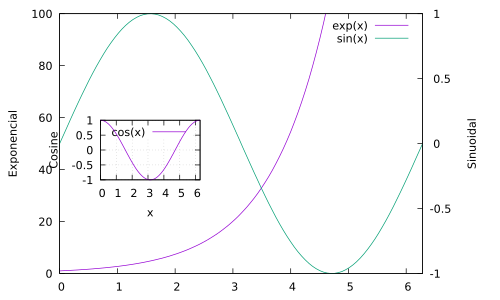

The script that saved this image:
set terminal pdf
set output "prueba.pdf"

set multiplot

set ytics nomirror
set y2tics
set yrange[0:100]
set y2range [-1:1]
set xrange [0:2*pi]

set ylabel "Exponencial"
set y2label "Sinuoidal"

plot exp(x) axis x1y1, sin(x) axis x1y2

unset tics
set margins 0,0,0,0
set size 0.2

unset y2label

set tics
set grid
set origin 0.2,0.4
clear
set xlabel "x"
set ylabel "Cosine"
set yrange [-1:1]
set xrange [0:2*pi]
plot cos(x)
